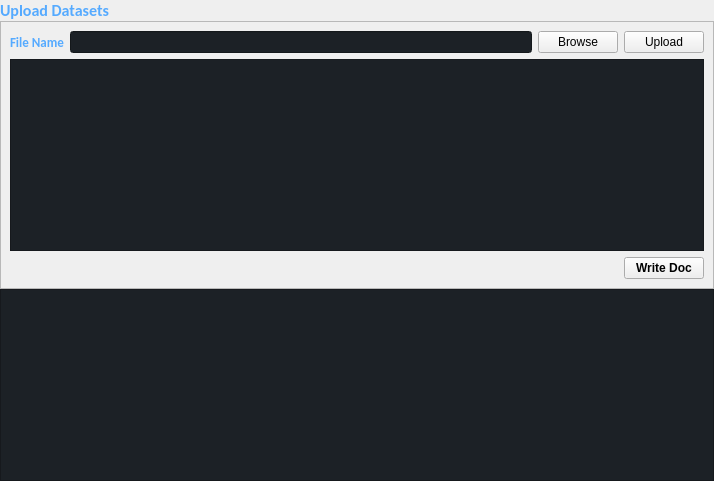
            <widget class="QWidget" name="upload_page">
             <layout class="QVBoxLayout" name="verticalLayout_5">
              <property name="spacing">
               <number>0</number>
              </property>
              <property name="leftMargin">
               <number>0</number>
              </property>
              <property name="topMargin">
               <number>0</number>
              </property>
              <property name="rightMargin">
               <number>0</number>
              </property>
              <property name="bottomMargin">
               <number>0</number>
              </property>
              <item>
               <widget class="QLabel" name="lbl_uploadPagetitle">
                <property name="font">
                 <font>
                  <family>Calibri</family>
                  <pointsize>12</pointsize>
                  <weight>75</weight>
                  <bold>true</bold>
                 </font>
                </property>
                <property name="styleSheet">
                 <string notr="true">color:rgb(85, 170, 255)</string>
                </property>
                <property name="text">
                 <string>Upload Datasets</string>
                </property>
               </widget>
              </item>
              <item>
               <widget class="QFrame" name="frame">
                <property name="frameShape">
                 <enum>QFrame::StyledPanel</enum>
                </property>
                <property name="frameShadow">
                 <enum>QFrame::Raised</enum>
                </property>
                <layout class="QGridLayout" name="gridLayout">
                 <item row="1" column="0" colspan="3">
                  <widget class="QTextEdit" name="textEdit">
                   <property name="styleSheet">
                    <string notr="true">background-color:rgb(28, 33, 38);
color:white;</string>
                   </property>
                  </widget>
                 </item>
                 <item row="2" column="0">
                  <spacer name="horizontalSpacer">
                   <property name="orientation">
                    <enum>Qt::Horizontal</enum>
                   </property>
                   <property name="sizeHint" stdset="0">
                    <size>
                     <width>602</width>
                     <height>20</height>
                    </size>
                   </property>
                  </spacer>
                 </item>
                 <item row="0" column="0" colspan="3">
                  <layout class="QHBoxLayout" name="horizontalLayout_2">
                   <item>
                    <widget class="QLabel" name="lbl_fileName">
                     <property name="font">
                      <font>
                       <family>Calibri</family>
                       <pointsize>10</pointsize>
                       <weight>75</weight>
                       <bold>true</bold>
                      </font>
                     </property>
                     <property name="styleSheet">
                      <string notr="true">color:rgb(85, 170, 255)</string>
                     </property>
                     <property name="text">
                      <string>File Name</string>
                     </property>
                    </widget>
                   </item>
                   <item>
                    <widget class="QLineEdit" name="lineEdit">
                     <property name="styleSheet">
                      <string notr="true">background-color:rgb(28, 33, 38);
color:white;</string>
                     </property>
                    </widget>
                   </item>
                   <item>
                    <widget class="QPushButton" name="pushButton">
                     <property name="styleSheet">
                      <string notr="true">QPushButton{

background-color:rgb(52, 59, 72);
color:white;
}
QPushButton:hover {
background-color: rgb(57, 65, 80);
	border: 2px solid rgb(61, 70, 86);
}
QPushButton:pressed {	
	background-color: rgb(35, 40, 49);
}	border: 2px solid rgb(43, 50, 61);</string>
                     </property>
                     <property name="text">
                      <string>Browse</string>
                     </property>
                    </widget>
                   </item>
                   <item>
                    <widget class="QPushButton" name="btn_upload_2">
                     <property name="styleSheet">
                      <string notr="true">QPushButton{

background-color:rgb(52, 59, 72);
color:white;
}
QPushButton:hover {
background-color: rgb(57, 65, 80);
	border: 2px solid rgb(61, 70, 86);
}
QPushButton:pressed {	
	background-color: rgb(35, 40, 49);
}	border: 2px solid rgb(43, 50, 61);</string>
                     </property>
                     <property name="text">
                      <string>Upload</string>
                     </property>
                    </widget>
                   </item>
                  </layout>
                 </item>
                 <item row="2" column="2">
                  <widget class="QPushButton" name="pushButton_2">
                   <property name="maximumSize">
                    <size>
                     <width>16777211</width>
                     <height>16777215</height>
                    </size>
                   </property>
                   <property name="font">
                    <font>
                     <weight>75</weight>
                     <bold>true</bold>
                    </font>
                   </property>
                   <property name="styleSheet">
                    <string notr="true">QPushButton{

background-color:rgb(52, 59, 72);
color:white;
}
QPushButton:hover {
background-color: rgb(57, 65, 80);
	border: 2px solid rgb(61, 70, 86);
}
QPushButton:pressed {	
	background-color: rgb(35, 40, 49);
}	border: 2px solid rgb(43, 50, 61);</string>
                   </property>
                   <property name="text">
                    <string>Write Doc</string>
                   </property>
                  </widget>
                 </item>
                </layout>
               </widget>
              </item>
              <item>
               <widget class="QTextBrowser" name="textBrowser">
                <property name="maximumSize">
                 <size>
                  <width>16777215</width>
                  <height>200</height>
                 </size>
                </property>
                <property name="styleSheet">
                 <string notr="true">background-color:rgb(28, 33, 38);
color:white;</string>
                </property>
               </widget>
              </item>
             </layout>
            </widget>
